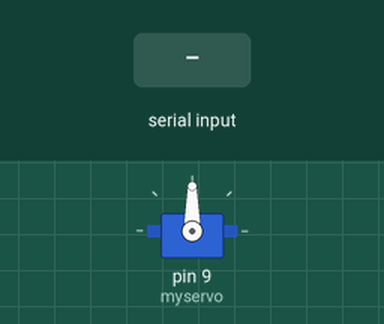
Recording of a sketch running on a simulated Arduino Uno, built with avr-gcc and run on an emulated ATmega328P. On the bench: servo. The test bench sets the inputs (shaded band). What the sketch prints to the serial monitor is not drawn.

Above: at 1.2 s.
1.3 s: "i" received over Serial
At 2.0 s:
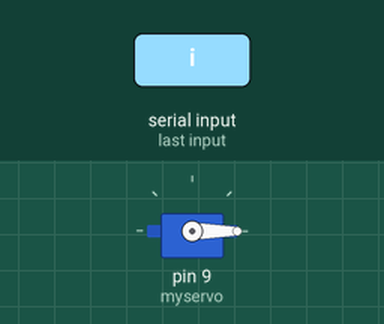
2.8 s: "d" received over Serial
At 3.1 s:
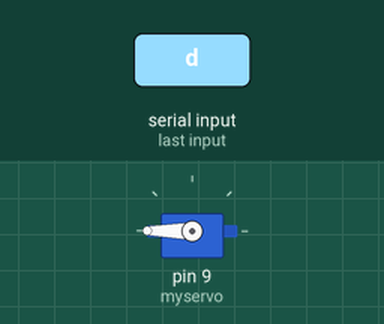
4.3 s: "a" received over Serial
At 5.4 s:
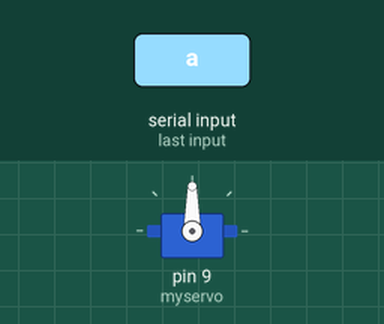
Timing chart, 0 to 7.3 s (numbered marks = the images above; inputs shaded):
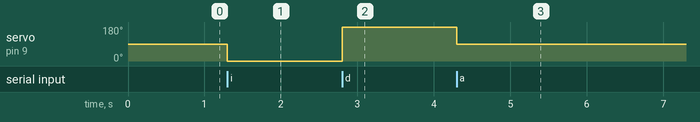

Measured:
- after the input at 1.3 s, servo on pin 9 (myservo): 90° → 0° at once
- after the input at 2.8 s, servo on pin 9 (myservo): 0° → 180° at once
- after the input at 4.3 s, servo on pin 9 (myservo): 180° → 90° at once

The sketch:

servo.ino
```cpp
//Universidad de San Martin de Porres
#include <Servo.h>

Servo myservo;

int pos = 0;

void setup() {
  Serial.begin(115200);
  myservo.attach(9);
}

void loop() {
  if(Serial.available() > 0)
  {
    char data = Serial.read();
    char str[2];
    str[0] = data;
    str[1] = '\0';
    Serial.print(str);
    switch(str[0])
    {
      case 'a':
        myservo.write(90);
        delay(20);
        break;
      case 'i':
        myservo.write(0);
        delay(20);
        break;
      break;
      case 'd':
        myservo.write(180);
        delay(20);
        break;
      break;
    }
  }
}
```
